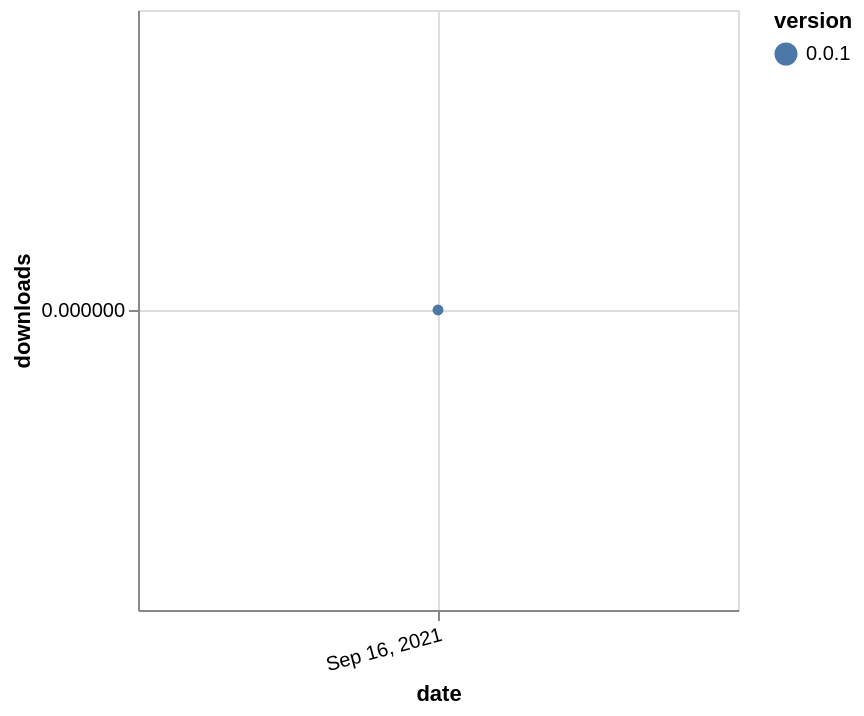

Specify this chart in Vega-Lite:
### Vega-Lite specification from a JSON file in a GitHub repository (floating-point values rounded to 4 significant figures)
{"$schema": "https://vega.github.io/schema/vega-lite/v5.json", "description": "A simple bar chart with embedded data.", "data": {"values": [{"date": "2021-09-16", "total": 13, "delta": 0, "version": "0.0.1"}]}, "width": "container", "mark": {"type": "line", "point": {"filled": true}}, "encoding": {"x": {"field": "date", "type": "temporal", "timeUnit": "yearmonthdate", "title": "date", "axis": {"labelAngle": -15}}, "y": {"field": "delta", "type": "quantitative", "title": "downloads"}, "color": {"field": "version", "type": "nominal"}, "tooltip": {"field": "delta"}}}
